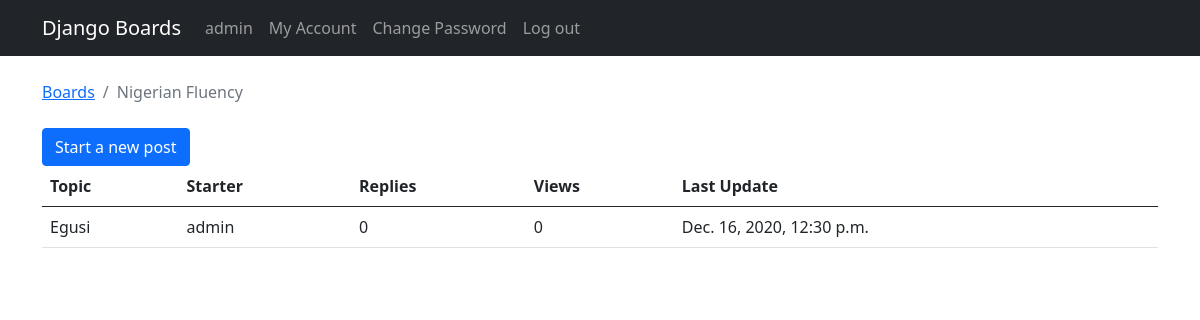
/boards/3/ (signed in), run on the app's committed database.
### boards/models.py (models this page shows, shortened)
class Board(models.Model):
    name = models.CharField(max_length=30, unique=True)
    description= models.CharField(max_length=100)

class Topic(models.Model):
    subject= models.CharField(max_length=255)
    last_updated = models.DateTimeField(auto_now_add=True)
    board = models.ForeignKey(Board, related_name= 'topics', on_delete=CASCADE)
    starter = models.ForeignKey(User, related_name='topics', on_delete=CASCADE)

### boards/views.py (the view)
# urls.py: path('boards/<int:pk>/', views.board_topics, name='board_topics'),
def board_topics(request, pk):
    board = get_object_or_404(Board, pk=pk)
    return render(request, 'topics.html', {'board': board})

### templates/topics.html (shortened to what this page needs)
{% extends 'base.html' %}
          {% block breadcrumb %}
          <li class="breadcrumb-item"><a href="{% url 'home' %}">Boards</a></li>
           <li class="breadcrumb-item active">{{ board.name }}
           </li>{% endblock %}
           {% block content %}
           <a href = "{% url 'new_topic' board.pk %}"><button name = "new_post" class="btn btn-primary"> Start a new post</button></a>
<table class="table">
    <thead class="thead-inverse">
        <tr>
            <th>Topic</th>
            <th>Starter</th>
            <th>Replies</th>
            <th>Views</th>
            <th>Last Update</th>
        </tr>
    </thead>
    <tbody>
        {% for topic in board.topics.all %}
        <tr>
            <td>{{ topic.subject }} </td>
            <td>{{ topic.starter.username }}</td>
            <td>0</td>
            <td>0</td>
            <td>{{ topic.last_updated }}</td>
        </tr>
        {% endfor %}
    </tbody>
</table>
           {% endblock %}

### templates/base.html (shortened to what this page needs)
{% load static %}
{% load bootstrap4 %}
<!DOCTYPE html>
<html lang="en">
<head>
    <link href="https://cdn.jsdelivr.net/npm/bootstrap@5.0.0-beta1/dist/css/bootstrap.min.css" rel="stylesheet">
    <link rel="stylesheet" href="{% static '/roseboard/static/css/bootstrap.min.css' %}">
</head>
<body>
    {% block body %}
    <nav class="navbar navbar-expand-sm navbar-dark bg-dark">
        <div class="container">
          <a class="navbar-brand" href="{% url 'home' %}">Django Boards</a>
          <div class="collapse navbar-collapse" id="mainMenu">
              {% if user.is_authenticated %}
            <ul class="navbar-nav ml-auto">
              <li class="nav-item ">
                <a class="nav-link" href="#" id="userMenu"  aria-haspopup="true" aria-expanded="false">
                  {{ user.username }}
                </a>
            </li>
            <li class="nav-item ">
                <a class="nav-link" href="#" id="userMenu"  aria-haspopup="true" aria-expanded="false">
                  My Account
                </a>
            </li>
            <li class="nav-item ">
                <a class="nav-link" href="{% url 'password_reset' %}" id="userMenu"  aria-haspopup="true" aria-expanded="false">
                  Change Password
                </a>
            </li>
            <li class="nav-item ">
                <a class="nav-link" href="{% url 'logout' %}">
                  Log out
                </a>
            </li>
        </ul>
            {% endif %}
          </div>
        </div>
      </nav>
    <div class="container">
      <ol class="breadcrumb my-4">
        {% block breadcrumb %}
        {% endblock %}
      </ol>
      {% block content %}
      {% endblock %}
    </div>
  {% endblock body %}
  </body>
</html>

### data on the page
Board: name "Nigerian Fluency"
Topic: subject "Egusi", starter.username "admin", last_updated "Dec. 16, 2020, 12:30 p.m."

### other printed values
{{ user.username }} "admin"
